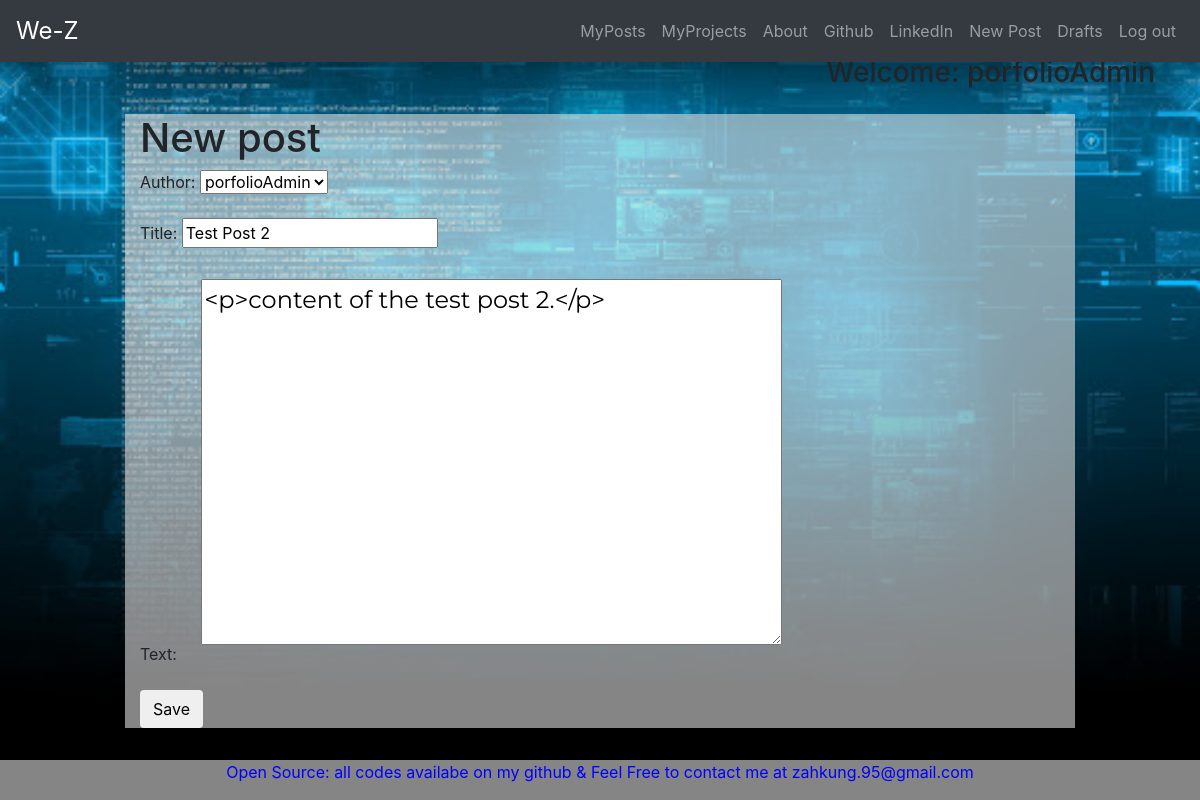
Screenshot of /post/2/edit/ (signed in) with the database file from the repository.
### porfolio/models.py (models this page shows, shortened)
class Post(models.Model):
    author = models.ForeignKey('auth.User',on_delete=models.CASCADE)
    title = models.CharField(max_length=200)
    text = models.TextField()
    create_date = models.DateTimeField(default=timezone.now)
    published_date = models.DateTimeField(blank=True,null=True)

### porfolio/views.py (the view)
# urls.py: path('post/<int:pk>/edit/',views.PostUpdateView.as_view(),name='post_edit'),
class PostUpdateView(LoginRequiredMixin,UpdateView):
    login_url = '/login/'
    template_name = 'post/post_form.html'
    redirect_field_name = 'post/post_detail.html'
    form_class =PostForm
    model = Post

### porfolio/forms.py
class PostForm(forms.ModelForm):
    class Meta():
        model = Post
        fields = ('author','title','text')
        widgets = {
            'title': forms.TextInput(attrs={'class': 'textinputclass'}),
            'text': forms.Textarea(attrs={'class': 'editable medium-editor-textarea postcontent'}),
        }

### templates/post/post_form.html (shortened to what this page needs)
{% extends 'porfolio/base.html' %}
{%block body_block %}
  <h1>New post</h1>
  <form method="POST" class="post-form">
    {{form.as_p}}
    <button type="submit" class="save btn btn-default">Save</button>
  </form>
{%endblock%}

### templates/porfolio/base.html (shortened to what this page needs)
<!DOCTYPE html>
{%load static%}
<html lang="en" dir="ltr">
  <head>
    <link rel="stylesheet" href="https://stackpath.bootstrapcdn.com/bootstrap/4.1.3/css/bootstrap.min.css"
>
    <link href="https://maxcdn.bootstrapcdn.com/font-awesome/4.7.0/css/font-awesome.min.css" rel="stylesheet">
    <link rel="stylesheet" href="//cdn.jsdelivr.net/medium-editor/latest/css/medium-editor.min.css" type="text/css" media="screen" charset="utf-8">
    <link rel="stylesheet" href="{% static 'css/porfolio.css' %}">
  </head>
  <body id="bg" style="background-image: url('{% static "img/background.jpg"%}')";">
  <nav class="navbar navbar-expand-lg navbar-dark bg-dark" style="position:fixed; top:0; width:100%;">
    <a class="navbar-brand bigbrand" href="{% url 'home' %}">We-Z</a>
    <div class="collapse navbar-collapse" id="bs-example-navbar-collapse-1">
      <div class="navbar-nav ml-auto white">
        {% if user.is_authenticated %}
          <a class="nav-item nav-link" href="{% url 'post_list' %}">MyPosts</a>
          <a class="nav-item nav-link" href="{% url 'project_list' %}">MyProjects</a>
          <a class="nav-item nav-link" href="{% url 'about' %}">About</a>
          <a class="nav-item nav-link" href="https://github.com/WehkawngZahkungShiengkat">Github</a>
          <a class="nav-item nav-link" href="https://www.linkedin.com/in/wehkawng-zahkung-shiengkat-1337aa182/">LinkedIn</a>
          <a class="nav-item nav-link" href="{% url 'post_new' %}">New Post</a>
          <a class="nav-item nav-link" href="{% url 'post_draft_list' %}">Drafts</a>
          <a class="nav-item nav-link" href="{% url 'logout' %}">Log out</a>
        {% endif %}
      </div>
    </div>
  </nav>
    <div class="content container forbody">
      {%if user.is_authenticated %}
      <h3 style="text-align:right;">Welcome: {{ user.username }}</h3>
      {% endif %}
        <div class="row">
            <div class="col-md-12 col-lg-10" style="margin:0 auto; margin-top: 1em;background-color: rgba(222,222,222,0.6);">
              <div class="blog_posts">
                {% block body_block %}{% endblock %}
              </div>
            </div>
        </div>
    </div>
		<div class="footer">
			<p>Open Source: all codes availabe on my github & Feel Free to contact me at zahkung.95@gmail.com</p>
		</div>
  </body>
</html>

### porfolio/static/css/porfolio.css (style rules this page uses)
#bg { background-repeat: no-repeat; background-position: center; background-attachment: fixed; -webkit-background-size: cover; -moz-background-size: cover; -o-background-size: cover; background: ound-size: cover; }
.forbody { padding-top: 2.5em; padding-bottom: 2.5em; margin-top: 1em; height: fixed; }
.footer { position:fixed; left: 0; bottom: 0; width: 100%; background-color: rgba(222,222,222,0.6); color: blue; text-align: center; }
.postcontent { margin: 10px 5px 15px 20px; font-family: 'Montserrat'; font-size: 1.5em; }
@media screen and (min-width: 601px) { .postcontent { font-size: 1.5em; } }
.bigbrand { font-size: 1.5em; }

### rows the page displays
Post: author "porfolioAdmin", title "Test Post 2", text "<p>content of the test post 2.</p>"

### other values shown
{{ user.username }} "porfolioAdmin"
